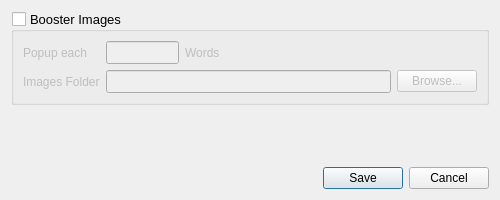
<?xml version="1.0" encoding="UTF-8"?>
<ui version="4.0">
 <class>SettingsDialog</class>
 <widget class="QDialog" name="SettingsDialog">
  <property name="enabled">
   <bool>true</bool>
  </property>
  <property name="geometry">
   <rect>
    <x>0</x>
    <y>0</y>
    <width>500</width>
    <height>200</height>
   </rect>
  </property>
  <property name="minimumSize">
   <size>
    <width>500</width>
    <height>200</height>
   </size>
  </property>
  <property name="maximumSize">
   <size>
    <width>500</width>
    <height>200</height>
   </size>
  </property>
  <property name="font">
   <font>
    <pointsize>9</pointsize>
   </font>
  </property>
  <property name="windowTitle">
   <string>Settings</string>
  </property>
  <property name="windowIcon">
   <iconset>
    <normaloff>../img/icon.ico</normaloff>../img/icon.ico</iconset>
  </property>
  <property name="toolTip">
   <string notr="true"/>
  </property>
  <property name="statusTip">
   <string notr="true"/>
  </property>
  <property name="whatsThis">
   <string notr="true"/>
  </property>
  <property name="sizeGripEnabled">
   <bool>false</bool>
  </property>
  <property name="modal">
   <bool>false</bool>
  </property>
  <layout class="QVBoxLayout" name="verticalLayout">
   <item>
    <widget class="QGroupBox" name="BoosterImgSettingsGBox">
     <property name="enabled">
      <bool>true</bool>
     </property>
     <property name="font">
      <font>
       <pointsize>10</pointsize>
      </font>
     </property>
     <property name="title">
      <string>Booster Images</string>
     </property>
     <property name="checkable">
      <bool>true</bool>
     </property>
     <property name="checked">
      <bool>false</bool>
     </property>
     <layout class="QHBoxLayout" name="horizontalLayout">
      <item>
       <layout class="QVBoxLayout" name="BIdetailsLblVLayout">
        <item>
         <widget class="QLabel" name="BIwordCountLbl">
          <property name="font">
           <font>
            <pointsize>9</pointsize>
           </font>
          </property>
          <property name="text">
           <string>Popup each </string>
          </property>
         </widget>
        </item>
        <item>
         <widget class="QLabel" name="BImageFolderLbl">
          <property name="font">
           <font>
            <pointsize>9</pointsize>
           </font>
          </property>
          <property name="text">
           <string>Images Folder</string>
          </property>
         </widget>
        </item>
       </layout>
      </item>
      <item>
       <layout class="QVBoxLayout" name="BIdetailsInputVLayout">
        <item>
         <layout class="QHBoxLayout" name="BIwordCountHLayout" stretch="1,1,3">
          <item>
           <widget class="QLineEdit" name="BIwordCountInput">
            <property name="frame">
             <bool>true</bool>
            </property>
           </widget>
          </item>
          <item>
           <widget class="QLabel" name="BImageFolderLbl2">
            <property name="font">
             <font>
              <pointsize>9</pointsize>
             </font>
            </property>
            <property name="text">
             <string>Words</string>
            </property>
           </widget>
          </item>
          <item>
           <spacer name="horizontalSpacer">
            <property name="orientation">
             <enum>Qt::Horizontal</enum>
            </property>
            <property name="sizeHint" stdset="0">
             <size>
              <width>40</width>
              <height>20</height>
             </size>
            </property>
           </spacer>
          </item>
         </layout>
        </item>
        <item>
         <layout class="QHBoxLayout" name="BImageFoldertHLayout">
          <item>
           <widget class="QLineEdit" name="BImageFolderPathLbl">
            <property name="readOnly">
             <bool>true</bool>
            </property>
           </widget>
          </item>
          <item>
           <widget class="QPushButton" name="BImageFolderBrowseBtn">
            <property name="font">
             <font>
              <pointsize>9</pointsize>
             </font>
            </property>
            <property name="text">
             <string>Browse...</string>
            </property>
           </widget>
          </item>
         </layout>
        </item>
       </layout>
      </item>
     </layout>
    </widget>
   </item>
   <item>
    <spacer name="verticalSpacer">
     <property name="orientation">
      <enum>Qt::Vertical</enum>
     </property>
     <property name="sizeHint" stdset="0">
      <size>
       <width>20</width>
       <height>40</height>
      </size>
     </property>
    </spacer>
   </item>
   <item>
    <widget class="QDialogButtonBox" name="buttonBox">
     <property name="orientation">
      <enum>Qt::Horizontal</enum>
     </property>
     <property name="standardButtons">
      <set>QDialogButtonBox::Cancel|QDialogButtonBox::Save</set>
     </property>
    </widget>
   </item>
  </layout>
 </widget>
 <resources/>
 <connections>
  <connection>
   <sender>buttonBox</sender>
   <signal>rejected()</signal>
   <receiver>SettingsDialog</receiver>
   <slot>reject()</slot>
   <hints>
    <hint type="sourcelabel">
     <x>327</x>
     <y>188</y>
    </hint>
    <hint type="destinationlabel">
     <x>286</x>
     <y>274</y>
    </hint>
   </hints>
  </connection>
  <connection>
   <sender>buttonBox</sender>
   <signal>accepted()</signal>
   <receiver>SettingsDialog</receiver>
   <slot>accept()</slot>
   <hints>
    <hint type="sourcelabel">
     <x>259</x>
     <y>188</y>
    </hint>
    <hint type="destinationlabel">
     <x>157</x>
     <y>274</y>
    </hint>
   </hints>
  </connection>
 </connections>
</ui>
